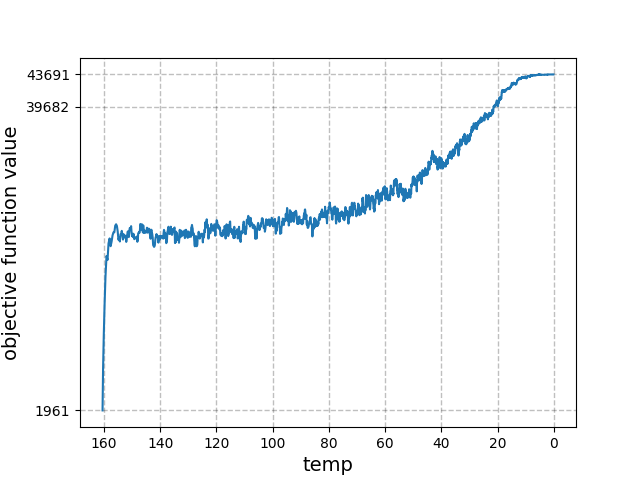

Write the Python code that produced this figure.
import matplotlib.pyplot as plt

temp = []
val = []
with open("./plot.out") as f:
    for line in f:
        a, b = (float(i) for i in line.split())
        temp.append(a)
        val.append(b)

# plt.rcParams['font.family'] = "MS Gothic"

fig = plt.figure()
ax = fig.add_subplot(111)

ax.plot(temp, val)
# ax.invert_xaxis()
ax.set_xlabel("temp", size=14, weight="light")
ax.set_ylabel("objective function value", size=14, weight="light")
# ax.set_xticks([10000000 - 999000*x for x in range(11)])
ax.set_yticks([max(val), sum(val) / len(val), min(val)])
ax.invert_xaxis()
ax.grid(which="major", axis="x", color="black", alpha=0.25,
        linestyle="--", linewidth=1)
ax.grid(which="major", axis="y", color="black", alpha=0.25,
        linestyle="--", linewidth=1)
plt.savefig("graph.png")
